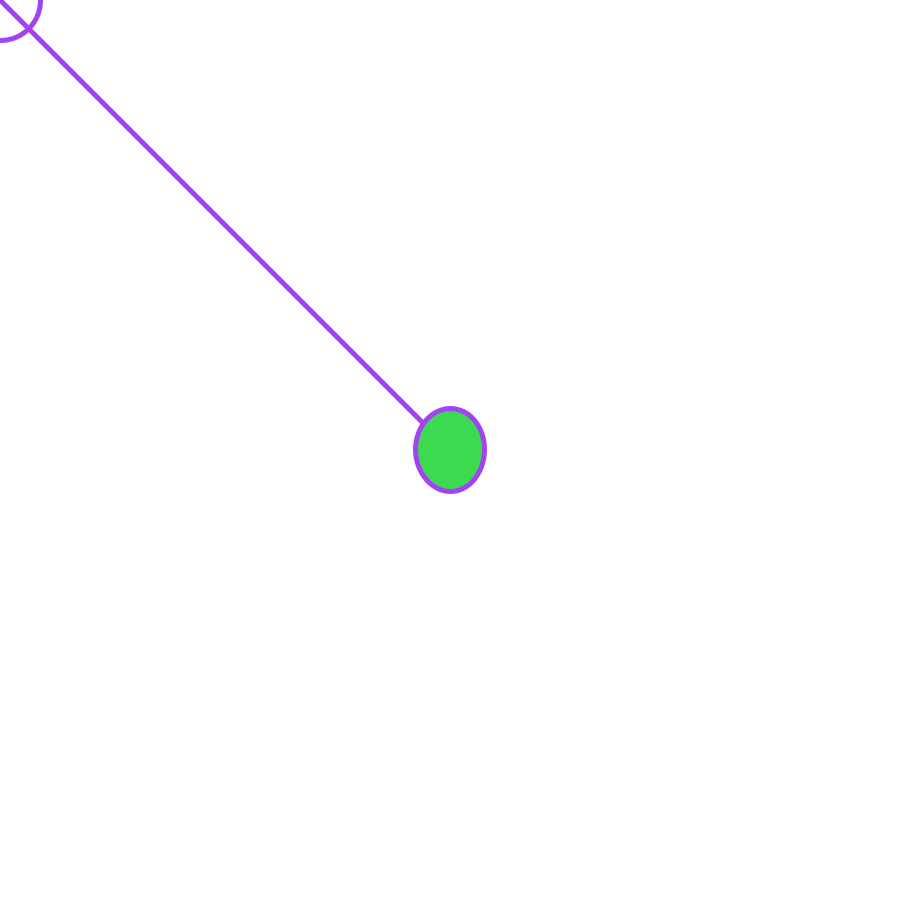
Frame 1 (no input)
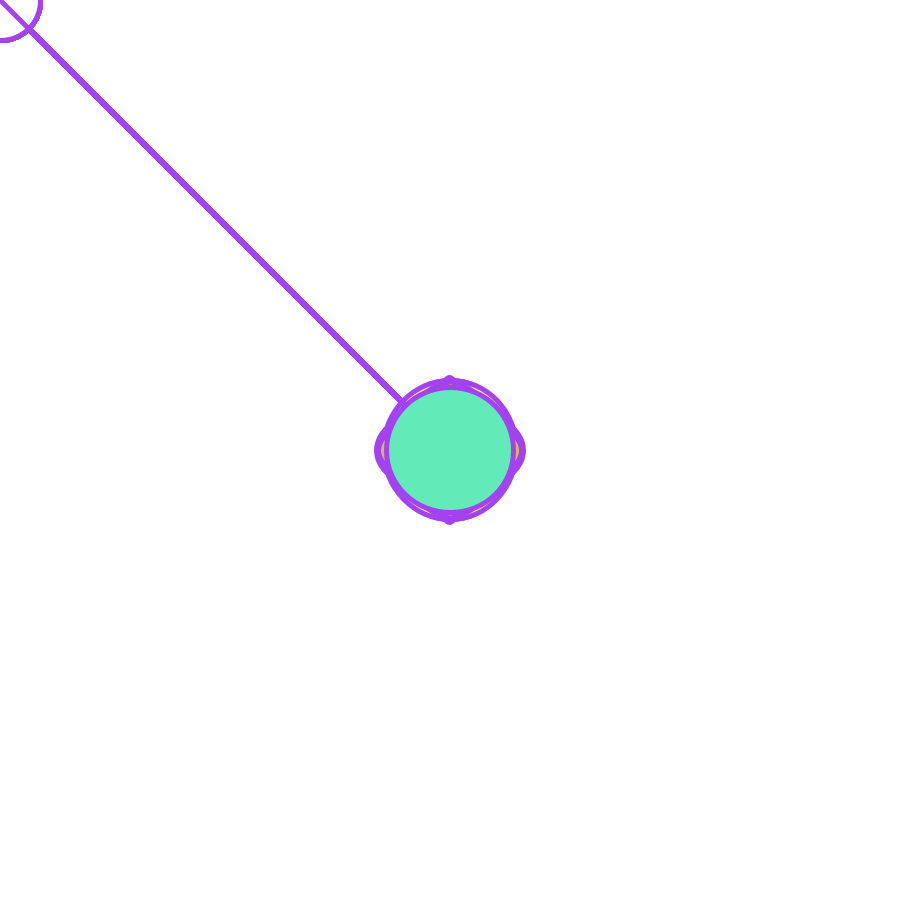
Frame 60 (the mouse pressed at the canvas centre just before this capture)
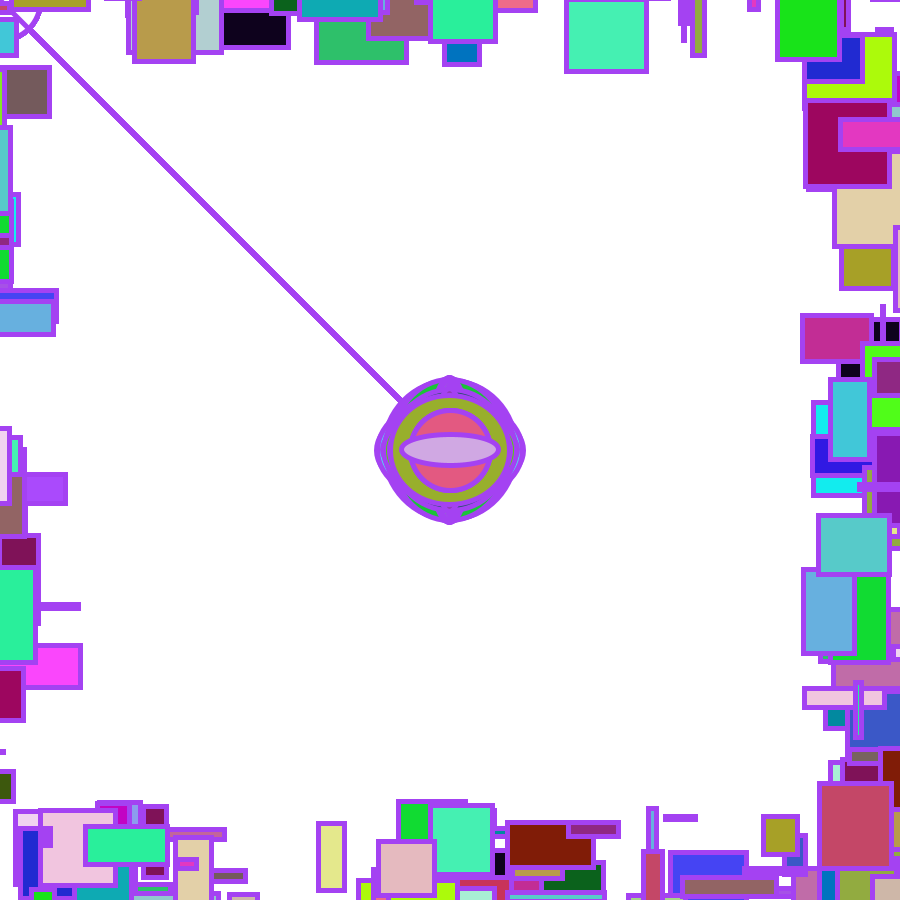
Frame 120 (the mouse held since frame 60 and released just before this capture)

The Processing sketch that drew these frames (run headless with seeded random() and noise(); from frame 60 on, the mouse is pressed at the canvas centre):

// Processing sketch: processing_125813
// ── processing_125813.pde

void setup () 
{
  size(900, 900);
  strokeWeight(5);
  stroke(random(255), random(255), random(255)); 
  background(255);   
} 

void draw ()
{
  if (mousePressed) 
  {
    fill(random(255),random(255),random(255));
    my_own(); 
  }
  else
  {
    fill (255); 
  } 
  ellipse (mouseX, mouseY, 80, 80);
  line(450, 450, mouseX, mouseY);
  fill(random(255),random(255),random(255));
  ellipse(450, 450, random(150),random(150));     
}

void keyPressed() 
{
  background (random(255),random(255),random(255));
  stroke(random(255), random(255), random(255)); 
  
}

void my_own()
{
  rect (random(800-900),random(900),random(100),random(100));
  rect (random(900),random(800-900),random(100),random(100));
  
  rect (random(100)+800,random(900),random(100),random(100));
  rect (random(900),random(100)+800,random(100),random(100));
  
  
  
  fill (random(255),random(255),random(255));
}



     
